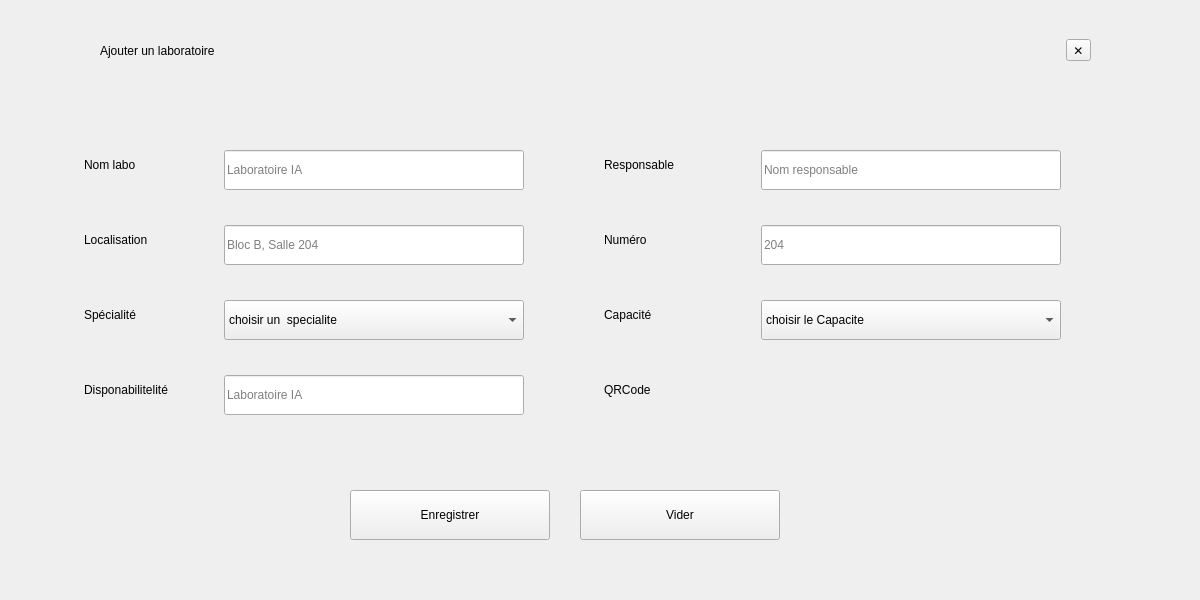
            <widget class="QWidget" name="ajouterL">
             <widget class="QFrame" name="PopupLabsCard_3">
              <property name="geometry">
               <rect>
                <x>0</x>
                <y>0</y>
                <width>1191</width>
                <height>591</height>
               </rect>
              </property>
              <property name="minimumSize">
               <size>
                <width>760</width>
                <height>0</height>
               </size>
              </property>
              <property name="frameShape">
               <enum>QFrame::Shape::NoFrame</enum>
              </property>
              <widget class="QFrame" name="PopupLabsForm_3">
               <property name="geometry">
                <rect>
                 <x>84</x>
                 <y>100</y>
                 <width>1041</width>
                 <height>371</height>
                </rect>
               </property>
               <property name="frameShape">
                <enum>QFrame::Shape::NoFrame</enum>
               </property>
               <widget class="QLineEdit" name="LabLocation_3">
                <property name="geometry">
                 <rect>
                  <x>140</x>
                  <y>125</y>
                  <width>300</width>
                  <height>40</height>
                 </rect>
                </property>
                <property name="placeholderText">
                 <string>Bloc B, Salle 204</string>
                </property>
               </widget>
               <widget class="QLineEdit" name="LabResponsible_3">
                <property name="geometry">
                 <rect>
                  <x>677</x>
                  <y>50</y>
                  <width>300</width>
                  <height>40</height>
                 </rect>
                </property>
                <property name="placeholderText">
                 <string>Nom responsable</string>
                </property>
               </widget>
               <widget class="QComboBox" name="LabSpec_3">
                <property name="geometry">
                 <rect>
                  <x>140</x>
                  <y>200</y>
                  <width>300</width>
                  <height>40</height>
                 </rect>
                </property>
                <item>
                 <property name="text">
                  <string>choisir un  specialite</string>
                 </property>
                </item>
                <item>
                 <property name="text">
                  <string>interieur</string>
                 </property>
                </item>
                <item>
                 <property name="text">
                  <string>exterieur</string>
                 </property>
                </item>
               </widget>
               <widget class="QLabel" name="LblLabCap_3">
                <property name="geometry">
                 <rect>
                  <x>520</x>
                  <y>200</y>
                  <width>150</width>
                  <height>30</height>
                 </rect>
                </property>
                <property name="text">
                 <string>Capacité</string>
                </property>
               </widget>
               <widget class="QLabel" name="LblLabLoc_3">
                <property name="geometry">
                 <rect>
                  <x>0</x>
                  <y>125</y>
                  <width>150</width>
                  <height>30</height>
                 </rect>
                </property>
                <property name="text">
                 <string>Localisation</string>
                </property>
               </widget>
               <widget class="QLabel" name="LblLabName_3">
                <property name="geometry">
                 <rect>
                  <x>0</x>
                  <y>50</y>
                  <width>150</width>
                  <height>30</height>
                 </rect>
                </property>
                <property name="text">
                 <string>Nom labo</string>
                </property>
               </widget>
               <widget class="QLabel" name="LblLabNum_3">
                <property name="geometry">
                 <rect>
                  <x>520</x>
                  <y>125</y>
                  <width>150</width>
                  <height>30</height>
                 </rect>
                </property>
                <property name="text">
                 <string>Numéro</string>
                </property>
               </widget>
               <widget class="QLineEdit" name="LabName_3">
                <property name="geometry">
                 <rect>
                  <x>140</x>
                  <y>50</y>
                  <width>300</width>
                  <height>40</height>
                 </rect>
                </property>
                <property name="placeholderText">
                 <string>Laboratoire IA</string>
                </property>
               </widget>
               <widget class="QLineEdit" name="LabNumber_3">
                <property name="geometry">
                 <rect>
                  <x>677</x>
                  <y>125</y>
                  <width>300</width>
                  <height>40</height>
                 </rect>
                </property>
                <property name="placeholderText">
                 <string>204</string>
                </property>
               </widget>
               <widget class="QLabel" name="LblLabResp_3">
                <property name="geometry">
                 <rect>
                  <x>520</x>
                  <y>50</y>
                  <width>150</width>
                  <height>30</height>
                 </rect>
                </property>
                <property name="text">
                 <string>Responsable</string>
                </property>
               </widget>
               <widget class="QLabel" name="LblLabSpec_3">
                <property name="geometry">
                 <rect>
                  <x>0</x>
                  <y>200</y>
                  <width>150</width>
                  <height>30</height>
                 </rect>
                </property>
                <property name="text">
                 <string>Spécialité</string>
                </property>
               </widget>
               <widget class="QComboBox" name="LabCap_3">
                <property name="geometry">
                 <rect>
                  <x>677</x>
                  <y>200</y>
                  <width>300</width>
                  <height>40</height>
                 </rect>
                </property>
                <item>
                 <property name="text">
                  <string>choisir le Capacite</string>
                 </property>
                </item>
                <item>
                 <property name="text">
                  <string>disponible</string>
                 </property>
                </item>
                <item>
                 <property name="text">
                  <string>occupee</string>
                 </property>
                </item>
               </widget>
               <widget class="QLineEdit" name="LabName_12">
                <property name="geometry">
                 <rect>
                  <x>140</x>
                  <y>275</y>
                  <width>300</width>
                  <height>40</height>
                 </rect>
                </property>
                <property name="placeholderText">
                 <string>Laboratoire IA</string>
                </property>
               </widget>
               <widget class="QLabel" name="LblLabSpec_12">
                <property name="geometry">
                 <rect>
                  <x>0</x>
                  <y>275</y>
                  <width>150</width>
                  <height>30</height>
                 </rect>
                </property>
                <property name="text">
                 <string>Disponabilitelité</string>
                </property>
               </widget>
               <widget class="QLabel" name="LblLabSpec_13">
                <property name="geometry">
                 <rect>
                  <x>520</x>
                  <y>275</y>
                  <width>150</width>
                  <height>30</height>
                 </rect>
                </property>
                <property name="text">
                 <string>QRCode</string>
                </property>
               </widget>
              </widget>
              <widget class="QWidget" name="layoutWidget">
               <property name="geometry">
                <rect>
                 <x>100</x>
                 <y>20</y>
                 <width>991</width>
                 <height>61</height>
                </rect>
               </property>
               <layout class="QHBoxLayout" name="popupLabsHeader_3">
                <item>
                 <widget class="QLabel" name="PopupTitleLabs_3">
                  <property name="text">
                   <string>Ajouter un laboratoire</string>
                  </property>
                 </widget>
                </item>
                <item>
                 <spacer name="popupLabsHeaderSpacer_3">
                  <property name="orientation">
                   <enum>Qt::Orientation::Horizontal</enum>
                  </property>
                  <property name="sizeHint" stdset="0">
                   <size>
                    <width>40</width>
                    <height>20</height>
                   </size>
                  </property>
                 </spacer>
                </item>
                <item>
                 <widget class="QToolButton" name="BtnPopupCancelLabs_3">
                  <property name="toolTip">
                   <string>Fermer</string>
                  </property>
                  <property name="text">
                   <string>✕</string>
                  </property>
                 </widget>
                </item>
               </layout>
              </widget>
              <widget class="QPushButton" name="BtnPopupSaveLabs_3">
               <property name="geometry">
                <rect>
                 <x>350</x>
                 <y>490</y>
                 <width>200</width>
                 <height>50</height>
                </rect>
               </property>
               <property name="text">
                <string>Enregistrer</string>
               </property>
               <property name="property" stdset="0">
                <string>primary</string>
               </property>
              </widget>
              <widget class="QPushButton" name="BtnPopupResetLabs_3">
               <property name="geometry">
                <rect>
                 <x>580</x>
                 <y>490</y>
                 <width>200</width>
                 <height>50</height>
                </rect>
               </property>
               <property name="text">
                <string>Vider</string>
               </property>
               <property name="property" stdset="0">
                <string>ghost</string>
               </property>
              </widget>
             </widget>
            </widget>
